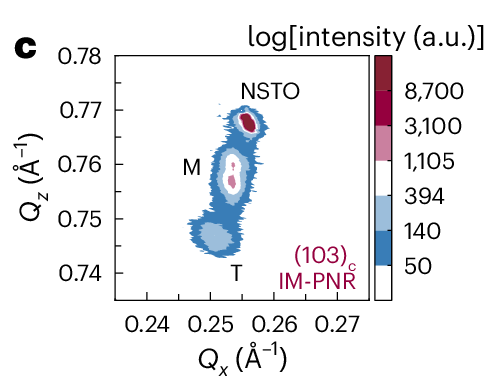

Recreate this plot in Python.
import matplotlib.pyplot as plt
import numpy as np

# --- Data Simulation ---
qx = np.linspace(0.24, 0.27, 100)
qz = np.linspace(0.74, 0.78, 100)
X, Z = np.meshgrid(qx, qz)

def gaussian_2d(x, z, x0, z0, sx, sz, A):
    return A * np.exp(-((x - x0)**2)/(2*sx**2) - ((z - z0)**2)/(2*sz**2))

# NSTO (Top)
peak_nsto = gaussian_2d(X, Z, 0.256, 0.768, 0.002, 0.002, 10000)

# M (Middle)
peak_m = gaussian_2d(X, Z, 0.254, 0.758, 0.002, 0.004, 3500)

# T (Bottom)
peak_t = gaussian_2d(X, Z, 0.252, 0.748, 0.003, 0.003, 1000)

# Total Intensity
intensity = peak_nsto + peak_m + peak_t + 50 # Base level
log_intensity = np.log10(intensity)

# --- Plotting ---
fig, ax = plt.subplots(figsize=(5, 5), dpi=150)

# Levels based on log scale roughly matching image
levels = np.linspace(1.7, 4.0, 15) # log10(50) approx 1.7, log10(10000) = 4
# Custom diverging colormap to match Blue-White-Red
cmap = plt.cm.RdBu_r
# Plot contourf
cf = ax.contourf(X, Z, log_intensity, levels=levels, cmap=cmap)

# Colorbar
cbar = fig.colorbar(cf, ax=ax, fraction=0.046, pad=0.04)
cbar.set_label('log[intensity (a.u.)]', fontsize=14)
# Fake ticks to match image values
cbar.set_ticks([1.7, 2.15, 2.6, 3.05, 3.5, 3.95])
cbar.set_ticklabels(['50', '140', '394', '1,105', '3,100', '8,700'])

# Labels
ax.text(0.255, 0.772, 'NSTO', fontsize=12)
ax.text(0.245, 0.758, 'M', fontsize=12)
ax.text(0.253, 0.740, 'T', fontsize=12)
ax.text(0.265, 0.745, '(103)$_c$', color='#990033', ha='center', fontsize=12)
ax.text(0.265, 0.742, 'IM-PNR', color='#990033', ha='center', fontsize=12)

# Styling
ax.set_xlabel(r'Q$_x$ ($\AA^{-1}$)', fontsize=14)
ax.set_ylabel(r'Q$_z$ ($\AA^{-1}$)', fontsize=14)
ax.set_xlim(0.24, 0.272)
ax.set_ylim(0.74, 0.78)
ax.tick_params(direction='in', top=True, right=True)

plt.tight_layout()
plt.show()
